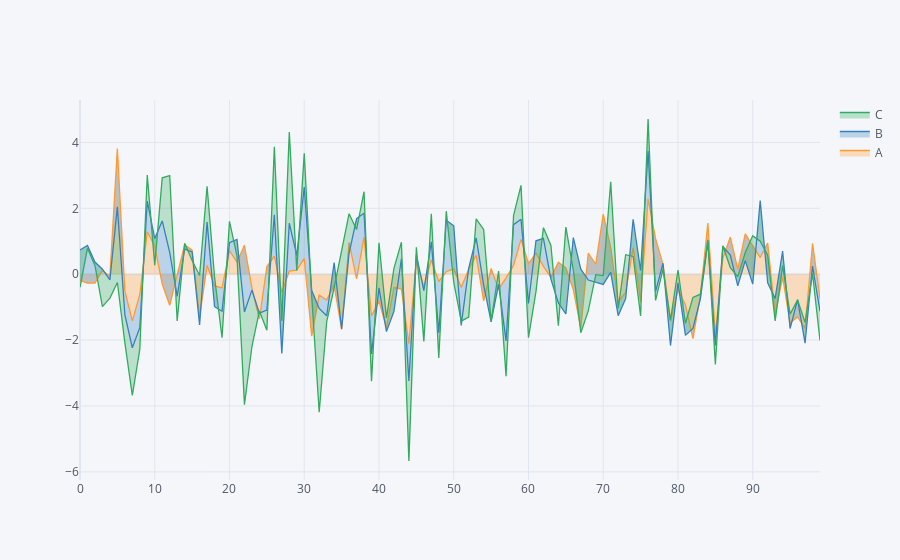

Write notebook code for a chart like this one.
### Code cell
df.iplot(kind = 'area', fill = True)
